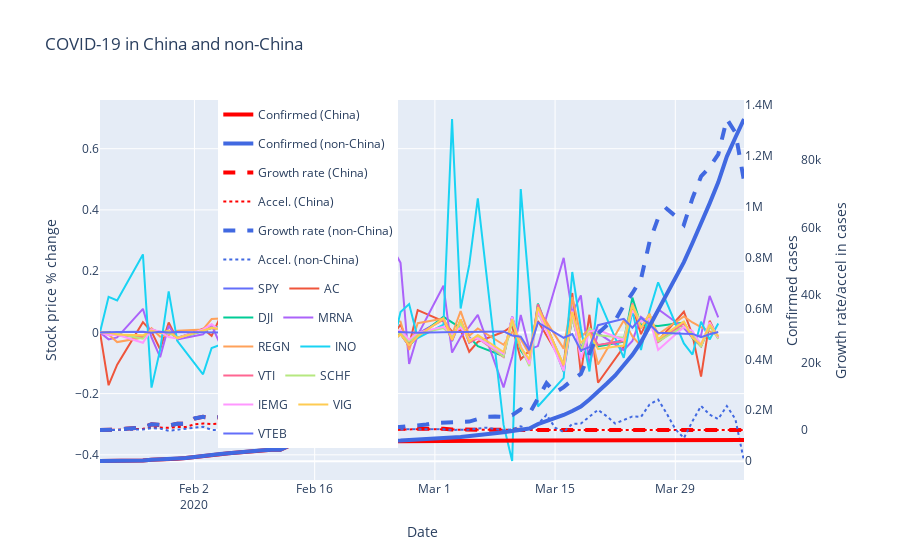

Source (notebook cell):
### Markdown cell above
<a id='plot_china_nonchina'></a>
### Plot Confirmed Cases for China/non-China

### Code cell
# Combine to make a tuple
traces_combined = (trace_confirmed_china, trace_confirmed_non_china, trace_growth_china, trace_accel_china, trace_growth_non_china, trace_accel_non_china,) + traces_stocks
fig = go.Figure(data=traces_combined, layout=layout)
fig.show()
